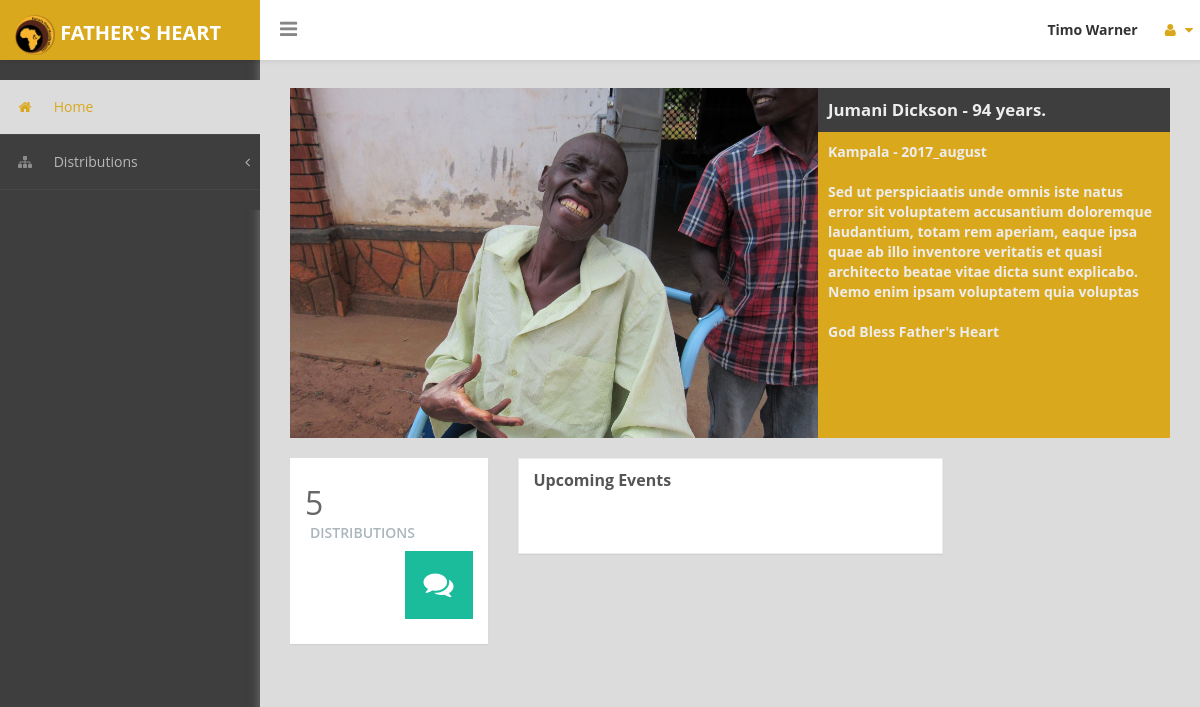
Screenshot of / (signed in) with the database file from the repository.
### tables this page shows
CREATE TABLE IF NOT EXISTS `2017_august` (
  `id` int(11) NOT NULL AUTO_INCREMENT,
  `fullname` varchar(100) NOT NULL,
  `phone` varchar(15) NOT NULL,
  `age` int(3) NOT NULL,
  `gender` varchar(6) NOT NULL,
  `date` varchar(20) NOT NULL,
  `back` int(11) NOT NULL,
  `thigh` int(11) NOT NULL,
  `leg` int(11) NOT NULL,
  `hips` int(11) NOT NULL,
  `disabilitystory` text NOT NULL,
  `disability` varchar(100) NOT NULL,
  `causeofdisability` varchar(100) NOT NULL,
  `currentmobility` varchar(100) NOT NULL,
  `alreadyhas` varchar(3) NOT NULL,
  `whyhas` varchar(100) NOT NULL,
  `everhad` varchar(3) NOT NULL,
  `whyhad` varchar(100) NOT NULL,
  `whywantchair` varchar(100) NOT NULL,
  `givemobility` varchar(64) NOT NULL,
  `notgiven` text NOT NULL,
  `audio` varchar(100) NOT NULL,
  `followup` varchar(3) NOT NULL,
  `sit_alone` varchar(100) NOT NULL,
  `often_movement` varchar(100) NOT NULL,
  `did_you_expect` varchar(100) NOT NULL,
  `live_with` varchar(100) NOT NULL,
  `helps_you` varchar(100) NOT NULL,
  `work_school` varchar(100) NOT NULL,
  `not_work_school` varchar(100) NOT NULL,
  `how_life_change` varchar(100) NOT NULL,
  `thanks` varchar(200) NOT NULL,
  `already_saved` varchar(100) NOT NULL,
  `got_saved` varchar(100) NOT NULL,
  `family_saved` varchar(100) NOT NULL,
  `did_pray` varchar(100) NOT NULL,
  `distrib_id` varchar(20) NOT NULL,
  `subcounty` varchar(100) NOT NULL,
  `district` varchar(100) NOT NULL,
  `beforee` varchar(100) NOT NULL,
  `afterr` varchar(100) NOT NULL,
  PRIMARY KEY (`id`)
);

CREATE TABLE IF NOT EXISTS `distribution` (
  `id` int(11) NOT NULL AUTO_INCREMENT,
  `distribution` varchar(30) NOT NULL,
  `district` varchar(64) NOT NULL,
  PRIMARY KEY (`id`)
);

### index.php (the view, shortened to what this page needs)
<?php
    require_once "includes/connect.php";
    $distri_sql = "SELECT * FROM distribution";
    $distri_result = mysqli_query($connect, $distri_sql) or die(mysqli_error($connect));
    $distri_num = mysqli_num_rows($distri_result);
?>
<!DOCTYPE html>
<html>
    <head>
        <link href="css/bootstrap.css" rel="stylesheet" />
        <link href="css/font-awesome.css" rel="stylesheet" />
        <link href="css/custom-styles.css" rel="stylesheet" />
    </head>
    <body>
        <div id="wrapper">
            <?php include "includes/header.php"; ?>
        <div id="page-wrapper">
		  <div class="header">
            <h1 class="page-header" style="padding-bottom: 0px;">
            </h1>
		 </div>
            <div id="page-inner">
                <div class="row">
                    <div class="col-md-12">
                        <ul id="recipients">
                        <?php
                            $dis_result = mysqli_query($connect, "SELECT * FROM distribution");
                            while($dis_row = mysqli_fetch_array($dis_result)){
                                $distrib = $dis_row['distribution'];
                                $rec_result = mysqli_query($connect, "SELECT * FROM $distrib");
                                while($rec_row = mysqli_fetch_array($rec_result)){
                                    $after = $rec_row['afterr'];
                                    $name = $rec_row['fullname'];
                                    $age = $rec_row['age'];
                                    $district = $rec_row['district'];
                                    $story = $rec_row['disabilitystory'];
                                    $thankz = $rec_row['thanks'];
                            ?>
                                    <li>
                                        <img src="<?php echo $after; ?>" alt="<?php echo $name; ?>" />
                                        <div class="title"><?php echo $name . " - " . $age . " years."; ?></div>
                                        <div class="thanks">
                                            <?php echo $district . " - " . $distrib . "<br><br>"; ?>
                                            <?php echo $story . "<br><br>" .$thankz; ?>
                                        </div>
                                    </li>
                                <?php }
                            }
                        ?>
                        </ul>
                    </div>
                </div>
                <br />
                <div class="row">
					       <div class="col-md-3 col-sm-12 col-xs-12">
					<div class="board">
                        <a href="welcome.php" class="b">
                        <div class="panel panel-primary">
						<div class="number">
							<h3>
								<h3><?php echo $distri_num; ?></h3>
								<small>Distributions</small>
							</h3>
						</div>
						<div class="icon">
						   <i class="fa fa-comments fa-5x green"></i>
						</div>
                        </div>
                        </a>
						</div>
                    </div>
				   <div class="col-md-6 col-sm-12 col-xs-12">
                        <div class="panel panel-default">
                            <div class="panel-heading">
                                Upcoming Events
                            </div>
                            <div class="panel-body">
                            </div>
                        </div>
                    </div>
                </div>
				<footer>
                    <p></p>
				</footer>
            </div>
        </div>
        </div>
    </body>
</html>

### includes/header.php (shortened to what this page needs)
<nav class="navbar navbar-default top-navbar" role="navigation">
                <div class="navbar-header">
                    <a class="navbar-brand" href="index.php"><strong><img class="fh" src="images/FHMM.png" style="width: 40px; height: 40px;" /> FATHER'S HEART</strong></a>
            <div id="sideNav" href="">
            <i class="fa fa-bars icon"></i>
            </div>
                </div>
                <ul class="nav navbar-top-links navbar-right">
                    <li>
                            <?php
                            if(isset($_SESSION['name'])){
                                echo "<b>".$_SESSION['name']."</b>";
                            }
                        ?>
                    </li>
                    <li class="dropdown">
                        <a class="dropdown-toggle" data-toggle="dropdown" href="#" aria-expanded="false">
                            <i class="fa fa-user fa-fw"></i> <i class="fa fa-caret-down"></i>
                        </a>
                    </li>
                </ul>
            </nav>
            <nav class="navbar-default navbar-side" role="navigation">
            <div class="sidebar-collapse">
                <ul class="nav" id="main-menu">
                    <li>
                        <a class="home" href="index.php"><i class="fa fa-home"></i> Home</a>
                    </li>
                    <li>
                        <a class="distribution" href="#"><i class="fa fa-sitemap"></i> Distributions<span class="fa arrow"></span></a>
				    </li>
                </ul>
            </div>
        </nav>

### css/custom-styles.css (style rules this page uses)
body { font-family: 'Open Sans', sans-serif; background: #3E3E3E; }
#wrapper { width: 100%; }
#page-wrapper { padding: 15px 15px; min-height: 800px; background: #DCDCDC; }
#page-inner { width:100%; margin:10px 20px 10px 0px; background-color:transparent; padding: 15px 30px; min-height:800px; }
h1, .h1, h2, .h2, h3, .h3 { margin-top: 7px; margin-bottom: -5px; }
p { font-size:16px; line-height:25px; padding-top:20px; }
.navbar-side { z-index: 0; }
.panel { border-radius:0px; }
.navbar-side .nav > li > a > i { color: #8C8C8C;padding: 8px;width: 30px;text-align: center; }
.top-navbar { position: fixed; width: 100%; z-index: 300; -webkit-box-shadow: 0 3px 3px rgba(0, 0, 0, 0.05); -moz-box-shadow: 0 3px 3px rgba(0, 0, 0, 0.05); box-shadow: 0 3px 3px rgba(0, 0, 0, 0.05); }
.navbar-side { z-index: 1; position: fixed; width: 260px; top: 80px; }
#page-wrapper { position: relative; top: 55px; box-shadow: 0 0 10px #757575; -moz-box-shadow: 0 0 10px #757575; -webkit-box-shadow: 0 0 10px #757575; }
.page-header { margin: 0;border-bottom: 1px solid transparent;text-align: left;background-color: #dcdcdc;padding: 32px 22px 32px 0;color: #323232; }
.panel-default { border-color: #ECECEC; }
.panel-default > .panel-heading { color: #555; border-color: #FFF; font-weight:bold;background: #FFFFFF; font-size: 16px; text-shadow: none; }
.panel-heading { border-bottom: 1px solid transparent; border-top-left-radius: 3px; border-top-right-radius: 3px; }
.header { margin: 0 30px; }
i.fa.fa-bars { font-size: 20px; margin: 12px 0 0; }
.board .panel { padding: 25px 15px; border:none; background:#fff; }
.board .number { float:left; }
.board .icon { float:right; }
.number h3 { font-size: 32px; color: #676767; }
.number small { font-size: 14px; color: #AAB5BC; font-weight: 600; text-transform: uppercase; margin: 8px 5px; display: inline-block; }
.board .panel .icon .fa { font-size: 30px; color: #FFFFFF; background: #30A5FF; padding: 19px; }
.green { background:#1ABC9C !important; }
.panel-primary { display:inline-block; margin-bottom: 30px; width:100%; }
.green { color: #fff; }
footer p { font-size: 14px; }
.top-navbar { margin:0px; }
.top-navbar .navbar-brand { color: #fff;width: 260px;text-align: left;height: 60px;font-size: 20px;font-weight: 700;line-height: 30px;background: #daa81d; }
.top-navbar .nav > li { position: relative; display: inline-block; margin: 0px; padding: 0px; }
.top-navbar .nav > li > a { position: relative; display: block; padding: 20px;color: #FFFFFF; margin: 0px; }
.active-menu, .active-menu i { background-color: #DCDCDC !important; color: #daa81d !important; }
.active-menu i { color: #daa81d !important; }
.arrow { float: right; margin-top: 8px; }
.fa.arrow:before { content: "\f104"; }
.sidebar-collapse , .sidebar-collapse .nav { background:none; }
.sidebar-collapse .nav { padding:0; }
.sidebar-collapse .nav > li > a { color: #B8B8B8; background:transparent; text-shadow:none; font-size: 14px; }
.sidebar-collapse > .nav > li > a { padding: 12px 10px; }
.sidebar-collapse > .nav > li { border-bottom: 1px solid rgba(107, 108, 109, 0.19); }
.navbar-side { border:none; background: #3E3E3E; }
.top-navbar { background: #FFFFFF; border-bottom:none; }
.top-navbar .nav > li > a > i { margin-right: 2px; }
.navbar-default { border:0px solid black; }
.navbar-header { background: transparent; }
.nav > li > a > i { margin-right:10px; color: #daa81d; }
#sideNav { float: left; left: 0; z-index: 3; color: #868686; cursor:pointer; border-radius: 0; width: 14px; font-size: 48px; line-height: 0; margin: 7px 0 0 20px; }
@media (min-width:768px) { #page-wrapper { margin: 0 0 0 260px; padding: 0; min-height: 1200px; } }
@media (min-width:768px) { .navbar-side { width: 260px; z-index: 1; } }
@media (min-width:768px) { .navbar { border-radius: 0px; } }

### rows the page displays
distribution: distribution "2017_august"
2017_august: afterr (picture), fullname "Jumani Dickson", age "94", district "Kampala", disabilitystory "Sed ut perspiciaatis unde omnis iste natus error sit voluptatem accusantium doloremque laudantium, totam rem aperiam, eaque ipsa quae ab illo inventore veritatis et quasi architecto beatae vitae dicta sunt explicabo. Nemo enim ipsam voluptatem quia voluptas", thanks "God Bless Father's Heart"

### other values shown
$_SESSION['name'] "Timo Warner"
$distri_num "5"
